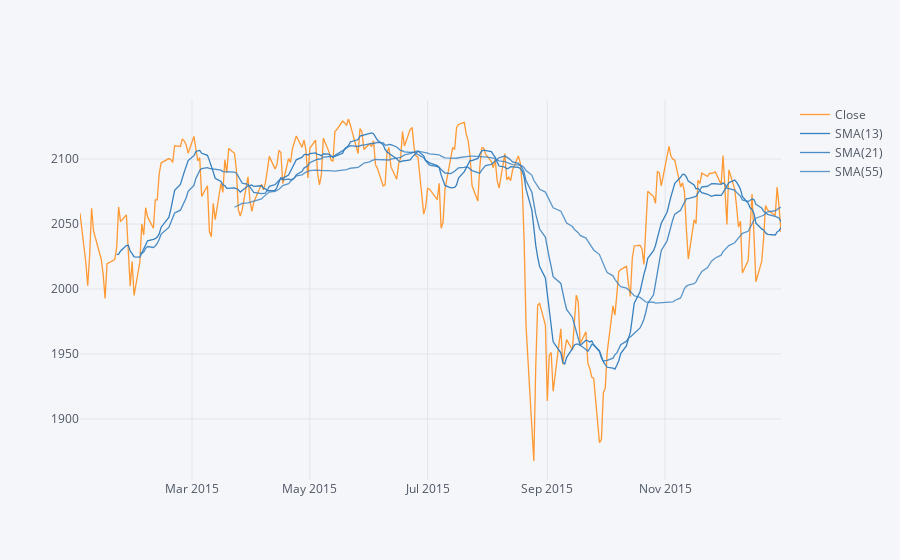

The code cell stored with this chart in its notebook:
### Code cell
df3['Close'].loc['2015-01-01':'2016-01-01'].ta_plot(study='sma',periods=[13,21,55])

### Figure 1 — Plotly figure (JSON) as saved in the notebook; plotly's stock layout.template omitted (floating-point values rounded to 4 significant figures; data arrays with more than 128 entries replaced by an {"elided": "..."} marker saying what was removed)
{"data": [{"line": {"color": "rgba(255, 153, 51, 1.0)", "dash": "solid", "shape": "linear", "width": 1.3}, "mode": "lines", "name": "Close", "text": "", "type": "scatter", "x": {"elided": "252 str values"}, "y": {"elided": "252 float values"}}, {"line": {"color": "rgba(55, 128, 191, 1.0)", "dash": "solid", "shape": "linear", "width": 1.3}, "mode": "lines", "name": "SMA(13)", "text": "", "type": "scatter", "x": {"elided": "252 str values"}, "y": {"elided": "252 mixed values"}}, {"line": {"color": "rgba(55, 128, 191, 0.8999999999999999)", "dash": "solid", "shape": "linear", "width": 1.3}, "mode": "lines", "name": "SMA(21)", "text": "", "type": "scatter", "x": {"elided": "252 str values"}, "y": {"elided": "252 mixed values"}}, {"line": {"color": "rgba(55, 128, 191, 0.7999999999999998)", "dash": "solid", "shape": "linear", "width": 1.3}, "mode": "lines", "name": "SMA(55)", "text": "", "type": "scatter", "x": {"elided": "252 str values"}, "y": {"elided": "252 mixed values"}}], "layout": {"legend": {"bgcolor": "#F5F6F9", "font": {"color": "#4D5663"}}, "paper_bgcolor": "#F5F6F9", "plot_bgcolor": "#F5F6F9", "title": {"font": {"color": "#4D5663"}}, "xaxis": {"gridcolor": "#E1E5ED", "showgrid": true, "tickfont": {"color": "#4D5663"}, "title": {"font": {"color": "#4D5663"}, "text": ""}, "zerolinecolor": "#E1E5ED"}, "yaxis": {"gridcolor": "#E1E5ED", "showgrid": true, "tickfont": {"color": "#4D5663"}, "title": {"font": {"color": "#4D5663"}, "text": ""}, "zerolinecolor": "#E1E5ED"}}}
